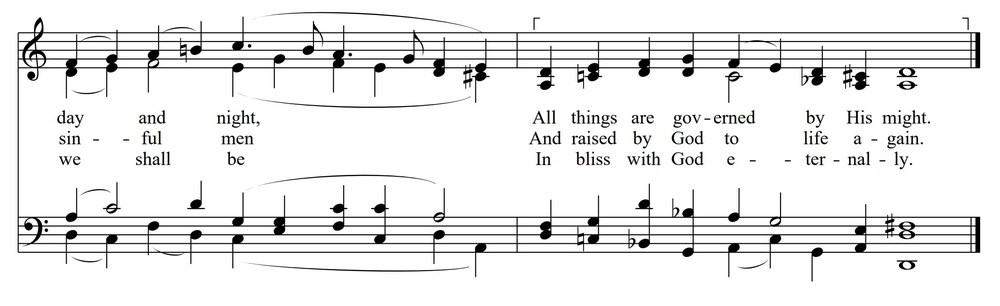
#> input picture Music Recognition/test_staff.jpg, 1000 x 306 px, shrunk from 2118 x 649 before the run
$ python opencv.py
#> lines starting #> are read from the running program, lines starting #| are printed output that depends on the picture; after the words box and inside, x2 and y2 are one past the last pixel; in counts of white or black regions, pixels touching at a corner belong together
# %%
import numpy as np
import cv2 as cv


class Test():
    def __init__(self):
        self.threshold = 127
        self.kernel_h = 3
        self.kernel_w = 3
        self.img = cv.imread('test_staff.jpg', 0)
#> self.img: shape (306, 1000); min 0, max 255, mean 235

        cv.namedWindow('contours')
        cv.createTrackbar('KernelH', 'contours', 1, 10, self.update)
        cv.createTrackbar('KernelW', 'contours', 1, 10, self.update)
        cv.createTrackbar('Threshold', 'contours', 0, 255, self.update)

        cv.setTrackbarPos("KernelH", "contours", self.kernel_h)
        cv.setTrackbarPos("KernelW", "contours", self.kernel_w)
        cv.setTrackbarPos("Threshold", "contours", self.threshold)
        self.update()

        cv.waitKey()
        cv.destroyAllWindows()


    def update(self, slider_value=0):
        # Update parameters
#> called with slider_value = 0
        self.threshold = cv.getTrackbarPos('Threshold','contours')
        self.kernel_h = cv.getTrackbarPos('KernelH','contours')
        self.kernel_w = cv.getTrackbarPos('KernelW', 'contours')


        # Apply thresholding
        ret, thresh = cv.threshold(self.img, self.threshold, 255, 0)
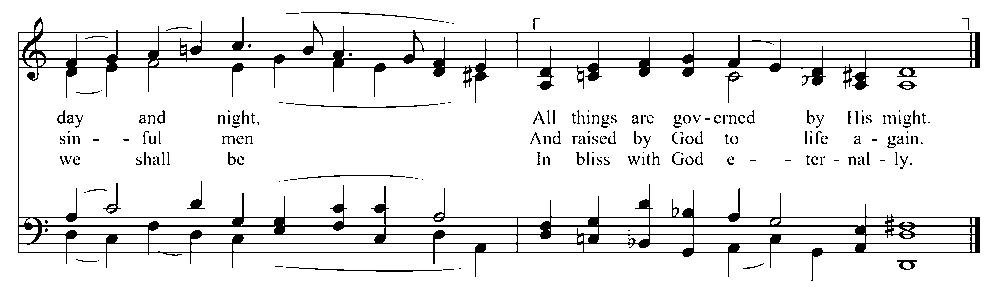
#> thresh: shape (306, 1000); 92% white; 232 black regions (153 under 20 px), largest, box (x1, y1, x2, y2) and area: (18, 17, 980, 281) 19772, (286, 267, 442, 272) 203, (295, 104, 438, 108) 173
#> ret = 127

        # Get closed image
        kernel = np.ones((self.kernel_h, self.kernel_w), dtype=np.uint8)
        img_opened = cv.morphologyEx(thresh, cv.MORPH_CLOSE, kernel)
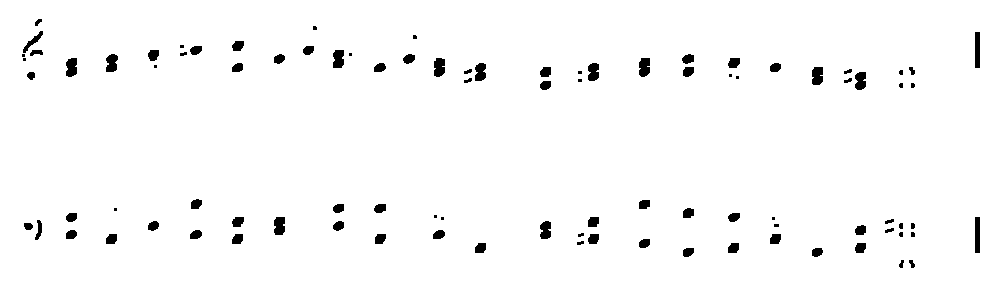
#> img_opened: shape (306, 1000); 97.8% white; 94 black regions (22 under 20 px)

        # Find and draw contours
        green = [0, 255, 0]
        contours, hierarchy = cv.findContours(img_opened, cv.RETR_TREE, cv.CHAIN_APPROX_SIMPLE)
#> contours = 95 contours, 13 with area under 20; largest, box (x1, y1, x2, y2) and area: (0, 0, 1000, 306) 304695, (974, 216, 981, 254) 220, (974, 31, 981, 69) 220, (638, 57, 651, 78) 210, (433, 57, 446, 78) 209
        color = cv.cvtColor(self.img, cv.COLOR_GRAY2BGR)
        cv.drawContours(color, contours, -1, green, 2)
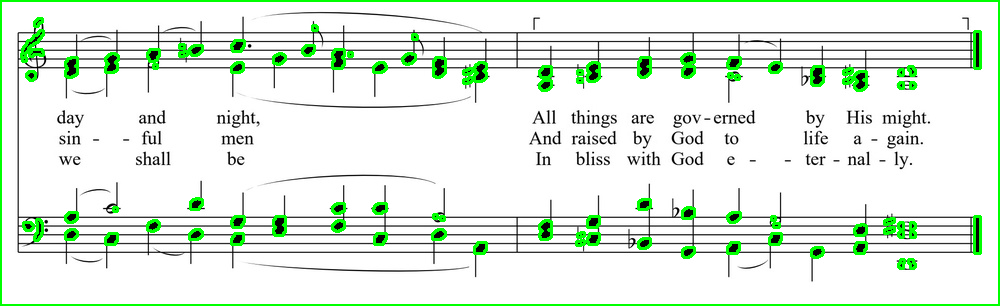
#> color: shape (306, 1000, 3); mean B, G, R 225.2, 238.4, 225.2
        cv.imshow('contours', color)

test = Test()

# %%

$ run again, with Music Recognition/Step1 - non-music stripped.jpg copied over Music Recognition/test_staff.jpg
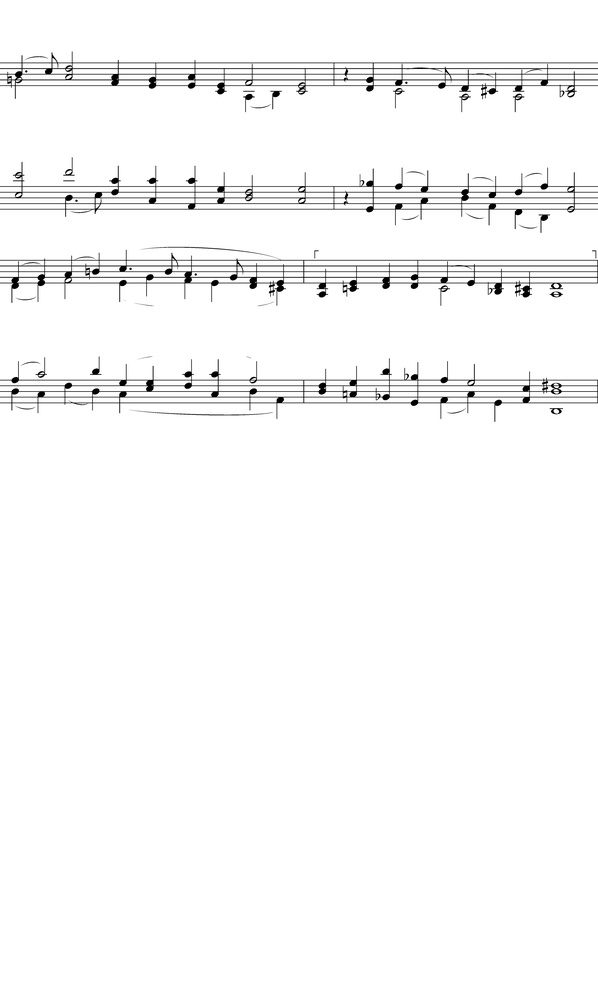
#> input picture Music Recognition/Step1 - non-music stripped.jpg, 598 x 1000 px, shrunk from 3950 x 6600 before the run
#> in __init__, self.img is the input picture: shape (1000, 598); min 0, max 255, mean 248.5
#> in update, `ret, thresh = cv.threshold(self.img, self.threshold, 255, 0)`:
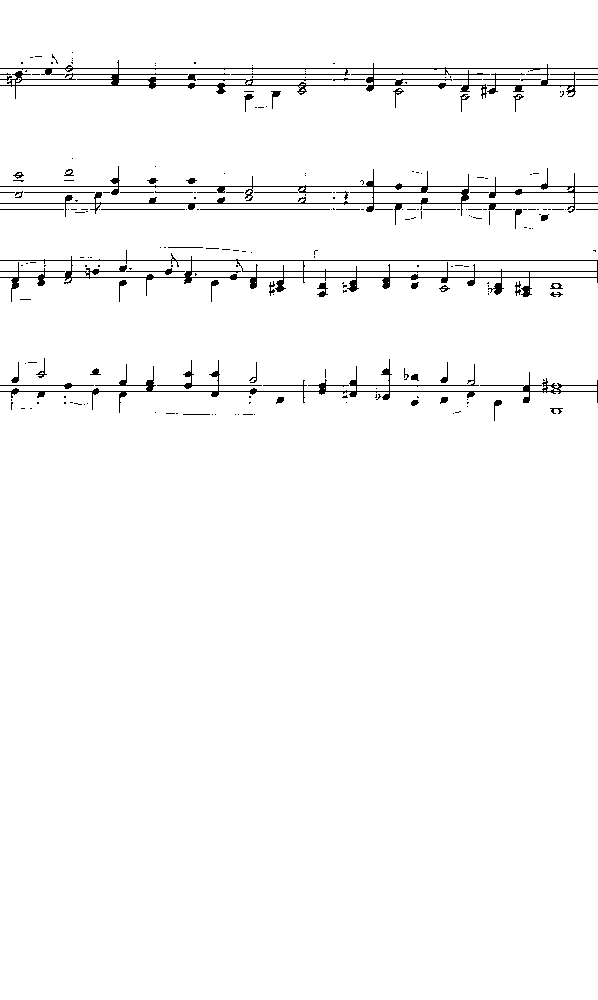
#> thresh: shape (1000, 598); 97.7% white; black in thin lines or dots, all inside (x1, y1, x2, y2) = (0, 52, 598, 421)
#> ret = 127
#> img_opened: shape (1000, 598); 99.3% white; 96 black regions (5 under 20 px)
#> contours = 97 contours, 5 with area under 20; largest, box (x1, y1, x2, y2) and area: (0, 0, 598, 1000) 596403, (111, 73, 120, 87) 98, (460, 188, 470, 202) 94, (184, 270, 193, 284) 94, (349, 279, 358, 293) 91
#> in update, `cv.drawContours(color, contours, -1, green, 2)`:
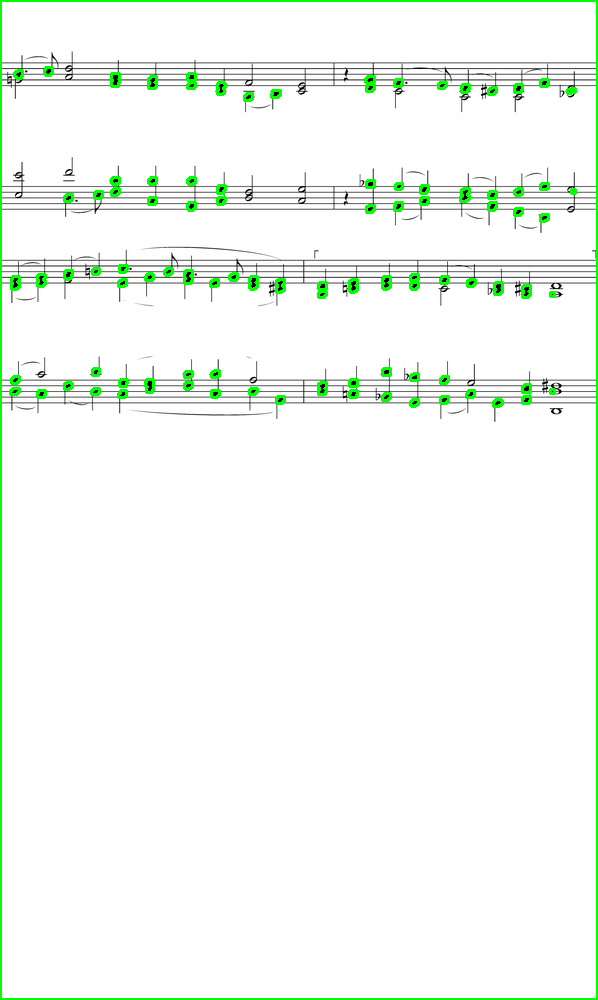
#> color: shape (1000, 598, 3); 2.46% of pixels changed, all inside (x1, y1, x2, y2) = (0, 0, 598, 1000)
